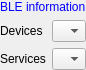
<?xml version="1.0" encoding="UTF-8"?>
<ui version="4.0">
 <class>SAKBleCentralController</class>
 <widget class="QWidget" name="SAKBleCentralController">
  <property name="geometry">
   <rect>
    <x>0</x>
    <y>0</y>
    <width>82</width>
    <height>55</height>
   </rect>
  </property>
  <property name="windowTitle">
   <string>Control Panel</string>
  </property>
  <layout class="QGridLayout" name="gridLayout">
   <property name="leftMargin">
    <number>0</number>
   </property>
   <property name="topMargin">
    <number>0</number>
   </property>
   <property name="rightMargin">
    <number>0</number>
   </property>
   <property name="bottomMargin">
    <number>0</number>
   </property>
   <item row="2" column="1">
    <widget class="QComboBox" name="servicesComboBox">
     <property name="sizePolicy">
      <sizepolicy hsizetype="Ignored" vsizetype="Fixed">
       <horstretch>0</horstretch>
       <verstretch>0</verstretch>
      </sizepolicy>
     </property>
    </widget>
   </item>
   <item row="1" column="0">
    <widget class="QLabel" name="label_8">
     <property name="text">
      <string>Devices</string>
     </property>
    </widget>
   </item>
   <item row="2" column="0">
    <widget class="QLabel" name="label_3">
     <property name="text">
      <string>Services</string>
     </property>
    </widget>
   </item>
   <item row="1" column="1">
    <widget class="QComboBox" name="bleDevicesComboBox">
     <property name="sizePolicy">
      <sizepolicy hsizetype="Ignored" vsizetype="Fixed">
       <horstretch>0</horstretch>
       <verstretch>0</verstretch>
      </sizepolicy>
     </property>
     <property name="maximumSize">
      <size>
       <width>16777215</width>
       <height>16777215</height>
      </size>
     </property>
    </widget>
   </item>
   <item row="0" column="0" colspan="2">
    <widget class="QLabel" name="label">
     <property name="styleSheet">
      <string notr="true">QLabel {
	color: blue
}</string>
     </property>
     <property name="text">
      <string>BLE information</string>
     </property>
    </widget>
   </item>
  </layout>
 </widget>
 <resources/>
 <connections/>
</ui>
